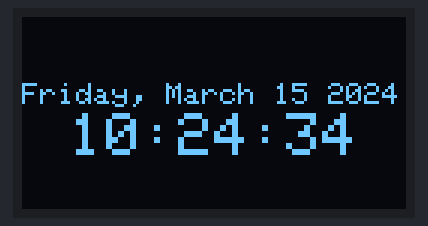
A sketch run on a simulated ESP32. Parts: 128×64 one-colour display. WiFi joins after 1.5 s; servers stay silent unless stated; the local clock reads 2024-03-15 10:24:30 at power-on unless the sketch sets it; what the sketch prints to the serial monitor is not drawn.

Above: at 4.14 s.
At 8.54 s:
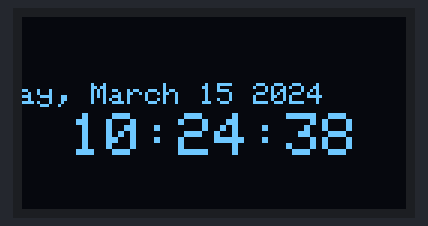
At 12.93 s:
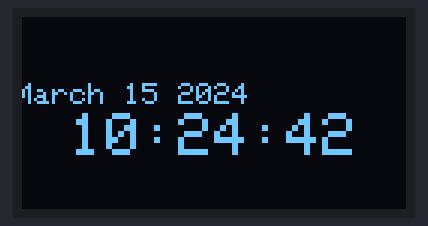
At 21.89 s:
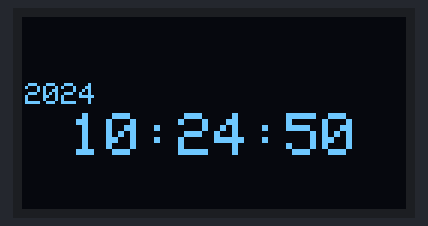
At 30.85 s:
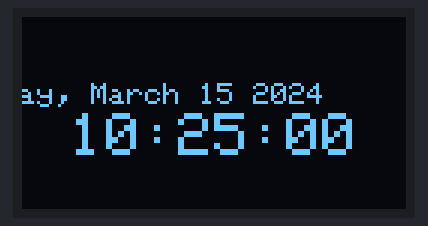
At 39.81 s:
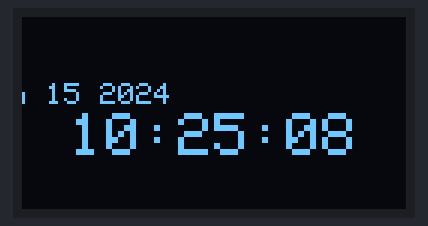

The sketch:

demo_clock-OLED-WIFI.ino
```cpp
#include <Wire.h>
#include <Adafruit_SSD1306.h>
#include <Adafruit_GFX.h>
#include <WiFi.h>
#include "time.h"

#define SCREEN_WIDTH 128 // OLED display width
#define SCREEN_HEIGHT 64 // OLED display height

// Declaration for SSD1306 display connected using software I2C (default case):
Adafruit_SSD1306 display(SCREEN_WIDTH, SCREEN_HEIGHT, &Wire);

const char* ssid = "Davublood";
const char* password = "123456xuy";
const char* ntpServer = "time.windows.com";
const long gmtOffset_sec = 8 * 3600;
const int daylightOffset_sec = 0;

char dateBuffer[50] = "";
char timeBuffer[50] = "";

int dateScrollPos = 0;

void updateLocalTime()
{
  struct tm timeinfo;
  if (!getLocalTime(&timeinfo)){
    Serial.println("Failed to obtain time");
    return;
  }

  strftime(dateBuffer, sizeof(dateBuffer), "%A, %B %d %Y", &timeinfo);
  strftime(timeBuffer, sizeof(timeBuffer), "%H:%M:%S", &timeinfo);

  Serial.println(dateBuffer);
  Serial.println(timeBuffer);
}

void displayLocalTime()
{
  display.clearDisplay();

  display.setTextSize(1);
  display.setTextColor(WHITE);
  display.setCursor(-dateScrollPos, (SCREEN_HEIGHT/2)-10);
  display.println(dateBuffer);

  display.setTextSize(2);
  display.setTextColor(WHITE);
  display.setCursor((SCREEN_WIDTH - strlen(timeBuffer)*12)/2, SCREEN_HEIGHT/2);
  display.println(timeBuffer);

  display.display();

  dateScrollPos++;
  if(dateScrollPos > strlen(dateBuffer)*6){
    dateScrollPos = 0;
  }
}


void setup()
{
  Serial.begin(115200);

  if (!display.begin(SSD1306_SWITCHCAPVCC, 0x3C)) {
    Serial.println(F("SSD1306 allocation failed"));
    for (;;);
  }
  delay(2000);
  display.clearDisplay();

  // Connect to Wi-Fi
  WiFi.begin(ssid, password);
  while (WiFi.status() != WL_CONNECTED) {
    delay(1000);
    Serial.println("Connecting to WiFi...");
  }
  Serial.println("Connected to WiFi");

  // Initialize a NTP client to get time
  configTime(gmtOffset_sec, daylightOffset_sec, ntpServer);
  updateLocalTime();
}

void loop()
{
  static unsigned long lastUpdateTime = 0;
  if(millis() - lastUpdateTime > 1000){
    lastUpdateTime = millis();
    updateLocalTime();
  }

  displayLocalTime();
  delay(150);
}
```
